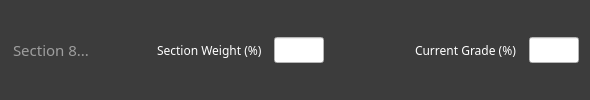
       <widget class="QFrame" name="input8Frame">
        <property name="styleSheet">
         <string notr="true">background-color: rgb(60, 60, 60);</string>
        </property>
        <property name="frameShape">
         <enum>QFrame::NoFrame</enum>
        </property>
        <property name="frameShadow">
         <enum>QFrame::Raised</enum>
        </property>
        <property name="lineWidth">
         <number>0</number>
        </property>
        <layout class="QHBoxLayout" name="horizontalLayout_10">
         <item>
          <widget class="QLineEdit" name="s8">
           <property name="font">
            <font>
             <family>Montserrat Medium</family>
             <pointsize>11</pointsize>
            </font>
           </property>
           <property name="styleSheet">
            <string notr="true">color: rgb(255, 255, 255);</string>
           </property>
           <property name="frame">
            <bool>false</bool>
           </property>
           <property name="placeholderText">
            <string>Section 8...</string>
           </property>
          </widget>
         </item>
         <item>
          <widget class="QLabel" name="label_16">
           <property name="font">
            <font>
             <family>Montserrat SemiBold</family>
             <pointsize>9</pointsize>
            </font>
           </property>
           <property name="styleSheet">
            <string notr="true">color: rgb(255, 255, 255);</string>
           </property>
           <property name="text">
            <string>Section Weight (%)  </string>
           </property>
          </widget>
         </item>
         <item>
          <widget class="QLineEdit" name="w8">
           <property name="maximumSize">
            <size>
             <width>50</width>
             <height>16777215</height>
            </size>
           </property>
           <property name="font">
            <font>
             <family>Montserrat SemiBold</family>
             <pointsize>10</pointsize>
            </font>
           </property>
           <property name="styleSheet">
            <string notr="true">background-color: rgb(255, 255, 255);
color: rgb(0, 0, 0);</string>
           </property>
           <property name="placeholderText">
            <string/>
           </property>
          </widget>
         </item>
         <item>
          <spacer name="horizontalSpacer_8">
           <property name="orientation">
            <enum>Qt::Horizontal</enum>
           </property>
           <property name="sizeType">
            <enum>QSizePolicy::Fixed</enum>
           </property>
           <property name="sizeHint" stdset="0">
            <size>
             <width>85</width>
             <height>20</height>
            </size>
           </property>
          </spacer>
         </item>
         <item>
          <widget class="QLabel" name="label_15">
           <property name="font">
            <font>
             <family>Montserrat SemiBold</family>
             <pointsize>9</pointsize>
            </font>
           </property>
           <property name="styleSheet">
            <string notr="true">color: rgb(255, 255, 255);</string>
           </property>
           <property name="text">
            <string>Current Grade (%)  </string>
           </property>
          </widget>
         </item>
         <item>
          <widget class="QLineEdit" name="g8">
           <property name="maximumSize">
            <size>
             <width>50</width>
             <height>16777215</height>
            </size>
           </property>
           <property name="font">
            <font>
             <family>Montserrat SemiBold</family>
             <pointsize>10</pointsize>
            </font>
           </property>
           <property name="styleSheet">
            <string notr="true">background-color: rgb(255, 255, 255);
color: rgb(0, 0, 0);</string>
           </property>
          </widget>
         </item>
        </layout>
       </widget>
